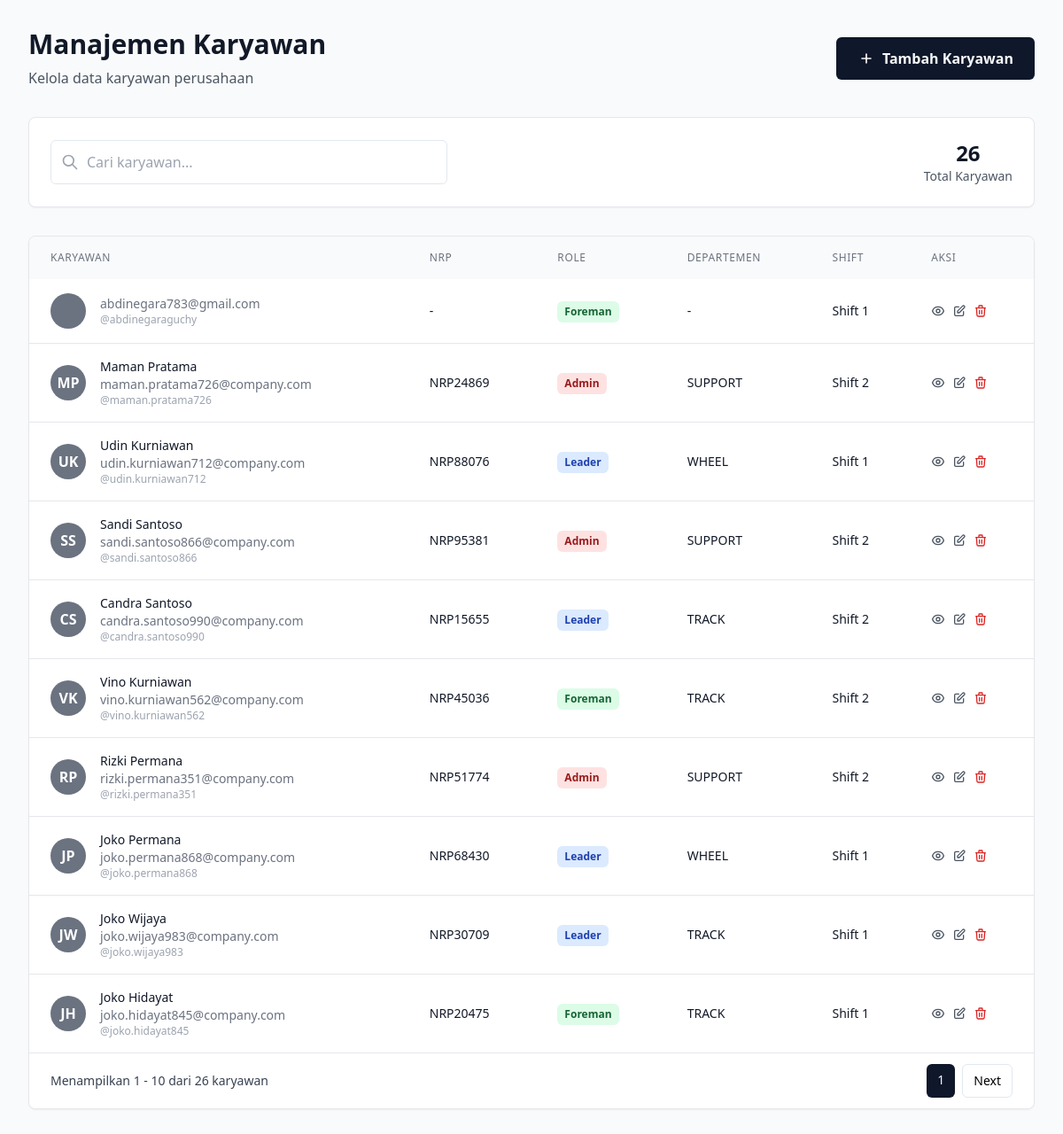
/administrasi/ (signed in), run on the app's committed database.
### dashboard/models.py (models this page shows)
class User(AbstractUser):
    ROLE_CHOICES = [
        ("leader", "Leader"),
        ("admin", "Admin"),
        ("foreman", "Foreman"),
    ]
    DEPARTMENT_CHOICES = [
        ("SUPPORT", "Support $ Fabrikasi"),
        ("TRACK", "Track"),
        ("PLANT", "Plant Coal Hauling"),
        ("WHEEL", "Wheel"),
    ]
    name = models.CharField(max_length=150, blank=True, null=True)
    phone = models.CharField(max_length=20, blank=True, null=True)
    nrp = models.CharField(max_length=20, blank=True, null=True)
    username = models.CharField(max_length=150, unique=True)
    email = models.EmailField(max_length=254, unique=True)
    role = models.CharField(max_length=20, choices=ROLE_CHOICES, default="foreman")
    department = models.CharField(
        max_length=100, choices=DEPARTMENT_CHOICES, blank=True, null=True
    )
    shift = models.IntegerField(default=1, choices=[(1, "Shift 1"), (2, "Shift 2")])
    created_at = models.DateTimeField(auto_now_add=True)
    updated_at = models.DateTimeField(auto_now=True)

### dashboard/views.py (the view, shortened to what this page needs)
# urls.py: path("administrasi/", views.employee_list, name="employee_list"),
@user_passes_test(is_admin)
def employee_list(request):
    employees = User.objects.all().order_by("-created_at")
    search_query = request.GET.get("search", "")
    paginator = Paginator(employees, 10)  # 10 employees per page
    page_number = request.GET.get("page")
    page_obj = paginator.get_page(page_number)
    context = {
        "employees": page_obj,
        "search_query": search_query,
        "total_employees": employees.count(),
    }
    return render(request, "admin/employee_list.html", context)

### dashboard/views.py (called while the page is built)
def is_admin(user):
    return user.is_authenticated and (user.is_superuser or user.role == "admin")

### dashboard/templates/admin/employee_list.html (shortened to what this page needs)
{% extends 'base.html' %}
{% load static %}
{% block content %}
<div class="min-h-screen bg-gray-50 py-8">
    <div class="max-w-7xl mx-auto px-4 sm:px-6 lg:px-8">
        <div class="mb-8">
            <div class="flex justify-between items-center">
                <div>
                    <h1 class="text-3xl font-bold text-gray-900">Manajemen Karyawan</h1>
                    <p class="text-gray-600 mt-2">Kelola data karyawan perusahaan</p>
                </div>
                <a href="{% url 'employee_create' %}"
                   class="inline-flex items-center px-6 py-3 bg-primary text-primary-foreground font-semibold rounded-md hover:bg-primary/90 transition-colors shadow-sm">
                    <svg class="w-5 h-5 mr-2" fill="none" stroke="currentColor" viewBox="0 0 24 24">
                        <path stroke-linecap="round" stroke-linejoin="round" stroke-width="2" d="M12 6v6m0 0v6m0-6h6m-6 0H6"></path>
                    </svg>
                    Tambah Karyawan
                </a>
            </div>
        </div>
        <div class="bg-white rounded-lg shadow-sm border p-6 mb-8">
            <div class="flex flex-col md:flex-row md:items-center md:justify-between gap-4">
                <div class="flex-1 max-w-md">
                    <form method="GET" class="relative">
                        <input type="text" name="search" value="{{ search_query }}"
                               placeholder="Cari karyawan..."
                               class="input-field w-full pl-10 pr-4 py-3 border border-input rounded-md">
                        <svg class="absolute left-3 top-1/2 transform -translate-y-1/2 w-5 h-5 text-gray-400" fill="none" stroke="currentColor" viewBox="0 0 24 24">
                            <path stroke-linecap="round" stroke-linejoin="round" stroke-width="2" d="M21 21l-6-6m2-5a7 7 0 11-14 0 7 7 0 0114 0z"></path>
                        </svg>
                    </form>
                </div>
                <div class="flex items-center space-x-6">
                    <div class="text-center">
                        <div class="text-2xl font-bold text-gray-900">{{ total_employees }}</div>
                        <div class="text-sm text-gray-600">Total Karyawan</div>
                    </div>
                </div>
            </div>
        </div>
        <div class="bg-white rounded-lg shadow-sm border overflow-hidden">
            <div class="overflow-x-auto">
                <table class="w-full">
                    <thead class="bg-gray-50">
                        <tr>
                            <th class="px-6 py-4 text-left text-xs font-medium text-gray-500 uppercase tracking-wider">Karyawan</th>
                            <th class="px-6 py-4 text-left text-xs font-medium text-gray-500 uppercase tracking-wider">NRP</th>
                            <th class="px-6 py-4 text-left text-xs font-medium text-gray-500 uppercase tracking-wider">Role</th>
                            <th class="px-6 py-4 text-left text-xs font-medium text-gray-500 uppercase tracking-wider">Departemen</th>
                            <th class="px-6 py-4 text-left text-xs font-medium text-gray-500 uppercase tracking-wider">Shift</th>
                            <th class="px-6 py-4 text-left text-xs font-medium text-gray-500 uppercase tracking-wider">Aksi</th>
                        </tr>
                    </thead>
                    <tbody class="divide-y divide-gray-200">
                        {% for employee in employees %}
                        <tr class="hover:bg-gray-50 transition-colors">
                            <td class="px-6 py-4">
                                <div class="flex items-center">
                                    <div class="w-10 h-10 bg-gray-500 rounded-full flex items-center justify-center text-white font-semibold">
                                        {{ employee.first_name|first }}{{ employee.last_name|first }}
                                    </div>
                                    <div class="ml-4">
                                        <div class="text-sm font-medium text-gray-900">{{ employee.name|default:employee.get_full_name }}</div>
                                        <div class="text-sm text-gray-500">{{ employee.email }}</div>
                                        <div class="text-xs text-gray-400">@{{ employee.username }}</div>
                                    </div>
                                </div>
                            </td>
                            <td class="px-6 py-4 text-sm text-gray-900">{{ employee.nrp|default:"-" }}</td>
                            <td class="px-6 py-4">
                                <span class="inline-flex px-2 py-1 text-xs font-semibold rounded-md
                                    {% if employee.role == 'admin' %}bg-red-100 text-red-800
                                    {% elif employee.role == 'leader' %}bg-blue-100 text-blue-800
                                    {% else %}bg-green-100 text-green-800{% endif %}">
                                    {{ employee.get_role_display }}
                                </span>
                            </td>
                            <td class="px-6 py-4 text-sm text-gray-900">{{ employee.department|default:"-" }}</td>
                            <td class="px-6 py-4 text-sm text-gray-900">Shift {{ employee.shift }}</td>
                            <td class="px-6 py-4 text-sm font-medium">
                                <div class="flex space-x-2">
                                    <a href="{% url 'employee_detail' employee.id %}"
                                       class="text-gray-600 hover:text-gray-900 transition-colors">
                                    </a>
                                    <a href="{% url 'employee_edit' employee.id %}"
                                       class="text-gray-600 hover:text-gray-900 transition-colors">
                                        <svg class="w-4 h-4" fill="none" stroke="currentColor" viewBox="0 0 24 24">
                                            <path stroke-linecap="round" stroke-linejoin="round" stroke-width="2" d="M11 5H6a2 2 0 00-2 2v11a2 2 0 002 2h11a2 2 0 002-2v-5m-1.414-9.414a2 2 0 112.828 2.828L11.828 15H9v-2.828l8.586-8.586z"></path>
                                        </svg>
                                    </a>
                                    <a href="{% url 'employee_delete' employee.id %}"
                                       class="text-red-600 hover:text-red-900 transition-colors"
                                       onclick="return confirm('Yakin ingin menghapus karyawan ini?')">
                                        <svg class="w-4 h-4" fill="none" stroke="currentColor" viewBox="0 0 24 24">
                                            <path stroke-linecap="round" stroke-linejoin="round" stroke-width="2" d="M19 7l-.867 12.142A2 2 0 0116.138 21H7.862a2 2 0 01-1.995-1.858L5 7m5 4v6m4-6v6m1-10V4a1 1 0 00-1-1h-4a1 1 0 00-1 1v3M4 7h16"></path>
                                        </svg>
                                    </a>
                                </div>
                            </td>
                        </tr>
                        {% endfor %}
                    </tbody>
                </table>
            </div>
            {% if employees.has_other_pages %}
            <div class="bg-white px-6 py-3 border-t border-gray-200">
                <div class="flex items-center justify-between">
                    <div class="text-sm text-gray-700">
                        Menampilkan {{ employees.start_index }} - {{ employees.end_index }} dari {{ employees.paginator.count }} karyawan
                    </div>
                    <div class="flex space-x-2">
                        <span class="px-3 py-2 text-sm bg-primary text-primary-foreground rounded-md">
                            {{ employees.number }}
                        </span>
                        {% if employees.has_next %}
                            <a href="?page={{ employees.next_page_number }}{% if search_query %}&search={{ search_query }}{% endif %}"
                               class="px-3 py-2 text-sm border border-input rounded-md hover:bg-accent transition-colors">
                                Next
                            </a>
                        {% endif %}
                    </div>
                </div>
            </div>
            {% endif %}
        </div>
    </div>
</div>
{% endblock %}

### dashboard/templates/base.html (shortened to what this page needs)
<!DOCTYPE html>
<html lang="id">
<head>
    <script src="https://cdn.tailwindcss.com"></script>
    <link href="https://cdnjs.cloudflare.com/ajax/libs/lucide/0.263.1/lucide.min.css" rel="stylesheet">
</head>
<body class="bg-gradient-to-br from-blue-50 to-indigo-100 min-h-screen">
    {% block content %}
    {% endblock %}
</body>
</html>

### data on the page
User: email "abdinegara783@gmail.com", username "abdinegaraguchy", nrp "-", role "Foreman", department "-", shift "1"
User: first_name|first "M", last_name|first "P", name "Maman Pratama", email "maman.pratama726@company.com", username "maman.pratama726", nrp "NRP24869", role "Admin", department "SUPPORT", shift "2"
User: first_name|first "U", last_name|first "K", name "Udin Kurniawan", email "udin.kurniawan712@company.com", username "udin.kurniawan712", nrp "NRP88076", role "Leader", department "WHEEL", shift "1"
User: first_name|first "S", last_name|first "S", name "Sandi Santoso", email "sandi.santoso866@company.com", username "sandi.santoso866", nrp "NRP95381", role "Admin", department "SUPPORT", shift "2"
User: first_name|first "C", last_name|first "S", name "Candra Santoso", email "candra.santoso990@company.com", username "candra.santoso990", nrp "NRP15655", role "Leader", department "TRACK", shift "2"
User: first_name|first "V", last_name|first "K", name "Vino Kurniawan", email "vino.kurniawan562@company.com", username "vino.kurniawan562", nrp "NRP45036", role "Foreman", department "TRACK", shift "2"
User: first_name|first "R", last_name|first "P", name "Rizki Permana", email "rizki.permana351@company.com", username "rizki.permana351", nrp "NRP51774", role "Admin", department "SUPPORT", shift "2"
User: first_name|first "J", last_name|first "P", name "Joko Permana", email "joko.permana868@company.com", username "joko.permana868", nrp "NRP68430", role "Leader", department "WHEEL", shift "1"
User: first_name|first "J", last_name|first "W", name "Joko Wijaya", email "joko.wijaya983@company.com", username "joko.wijaya983", nrp "NRP30709", role "Leader", department "TRACK", shift "1"
User: first_name|first "J", last_name|first "H", name "Joko Hidayat", email "joko.hidayat845@company.com", username "joko.hidayat845", nrp "NRP20475", role "Foreman", department "TRACK", shift "1"

### other printed values
{{ total_employees }} "26"
{{ employees.start_index }} "1"
{{ employees.end_index }} "10"
{{ employees.paginator.count }} "26"
{{ employees.number }} "1"
